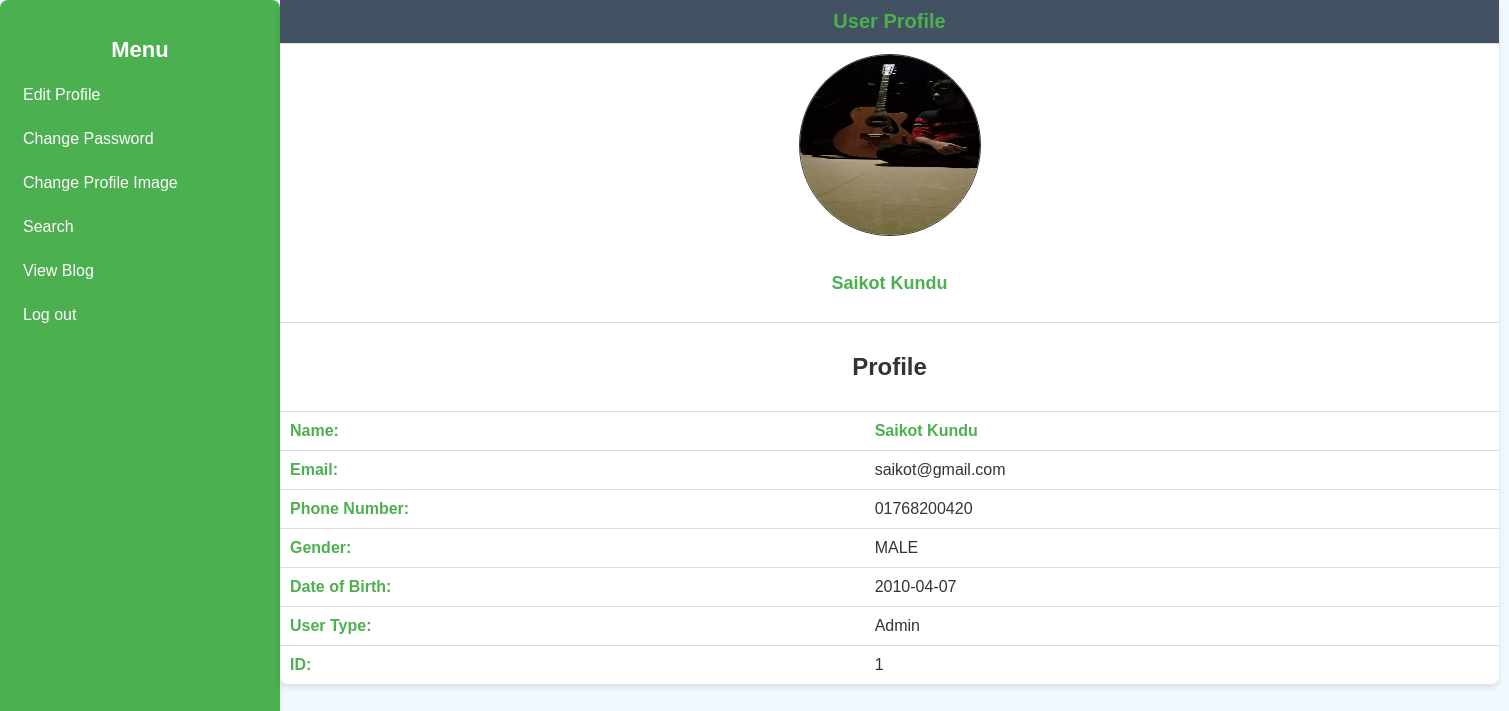
The page /view/viewProfile.php (signed in) on the database its author committed.
### tables this page shows
CREATE TABLE `user` (
  `id` int(11) NOT NULL,
  `username` varchar(255) NOT NULL,
  `email` varchar(255) NOT NULL,
  `phone` varchar(15) NOT NULL,
  `gender` enum('MALE','FEMALE','OTHERS') NOT NULL,
  `dob` date NOT NULL,
  `image` text DEFAULT NULL,
  `password` varchar(255) NOT NULL,
  `utype` enum('Admin','Advisor','Farmer') NOT NULL,
  `created_at` timestamp NOT NULL DEFAULT current_timestamp(),
  `updated_at` timestamp NOT NULL DEFAULT current_timestamp() ON UPDATE current_timestamp()
);

### model/userModel.php (called while the page is built, shortened)
<?php
    function getConnection(){
        $con = mysqli_connect('127.0.0.1', 'root', '', 'agripro');
        return $con;
    }
    function getUser($id){
        $con = getConnection();
        $sql = "select * from user where id='{$id}'";
        $result = mysqli_query($con, $sql);
        $row = mysqli_fetch_assoc($result);
        return $row;
    }
?>

### view/viewProfile.php (the view, shortened to what this page needs)
<?php
    require_once('../model/userModel.php');
    if (isset($_REQUEST['id']) && !empty($_REQUEST['id'])) {
        $userId = $_REQUEST['id'];
    }
    elseif (isset($_SESSION['id'])){
        $userId = $_SESSION['id'];
    }
    else {
        echo "Error: User ID is missing!";
        exit;
    }
    $user = getUser($userId);
?>
<!DOCTYPE html>
<html lang="en">
<head>
    <link rel="stylesheet" href="../asset/CSS/viewProfile.css">
</head>
<body>
    <div id="container">
        <div id="menu">
            <h3>Menu</h3>
            <a id="edit-profile-link" href="viewEditProfile.php?id=<?= $user['id']; ?>">Edit Profile</a>
            <a id="change-password-link" href="viewChangePass.php?id=<?= $user['id']; ?>">Change Password</a>
            <a id="change-dp-link" href="viewChangeDP.php?id=<?= $user['id']; ?>">Change Profile Image</a>
            <a id="search-user" href="viewSearch.php?id=<?= $user['id']; ?>">Search</a>
            <a id="view-blog-link" href="viewBlog.php?id=<?= $user['id']; ?>">View Blog</a>
            <a id="log-out" href="../controller/logout.php">Log out</a>
        </div>
        <form method="post" action="../controller/profileCheck.php" enctype="multipart/form-data">
            <table id="profile-table" align="center" cellpadding="10" cellspacing="0">
                <tr id="profile-header">
                    <td colspan="2">
                        <strong>User Profile</strong>
                    </td>
                </tr>
                <tr id="profile-picture-row">
                    <td colspan="2" align="center">
                        <img src="<?= '../asset/' . htmlspecialchars($user['image']); ?>" alt="Profile Picture" width="180" height="180" border="1" />
                        <p id="profile-name"><?= htmlspecialchars($user['username']); ?></p>
                    </td>
                </tr>
                <tr id="profile-title-row">
                    <td colspan="2" align="center">
                        <h2 id="profile-title">Profile</h2>
                    </td>
                </tr>
                <tr id="name-row">
                    <td><strong>Name:</strong></td>
                    <td id="profile-name"><?= htmlspecialchars($user['username']); ?></td>
                </tr>
                <tr id="email-row">
                    <td><strong>Email:</strong></td>
                    <td id="profile-email"><?= htmlspecialchars($user['email']); ?></td>
                </tr>
                <tr id="phone-row">
                    <td><strong>Phone Number:</strong></td>
                    <td id="profile-phone"><?= htmlspecialchars($user['phone']); ?></td>
                </tr>
                <tr id="gender-row">
                    <td><strong>Gender:</strong></td>
                    <td id="profile-gender"><?= htmlspecialchars($user['gender']); ?></td>
                </tr>
                <tr id="dob-row">
                    <td><strong>Date of Birth:</strong></td>
                    <td id="profile-dob"><?= htmlspecialchars($user['dob']); ?></td>
                </tr>
                <tr id="user-type-row">
                    <td><strong>User Type:</strong></td>
                    <td id="profile-user-type"><?= htmlspecialchars($user['utype']); ?></td>
                </tr>
                <tr id="id-row">
                    <td><strong>ID:</strong></td>
                    <td id="profile-id"><?= htmlspecialchars($user['id']); ?></td>
                </tr>
            </table>
        </form>
    </div>
</body>
</html>

### asset/CSS/viewProfile.css (style rules this page uses)
body { font-family: Arial, sans-serif; background-color: #f1faff; color: #333; margin: 0; padding: 0; }
#container { display: flex; justify-content: flex-start; align-items: flex-start; margin: 30px; }
#menu { margin-right: 100px; width: 250px; background-color: #4CAF50; color: white; border-radius: 8px; padding: 15px; box-shadow: 0 4px 6px rgba(0, 0, 0, 0.1); position: absolute; top: 0px; right: 0px; bottom: 0px; left: 0px; }
#menu h3 { text-align: center; font-size: 22px; margin-bottom: 15px; font-weight: 600; }
#menu a { display: block; margin: 10px 0; text-decoration: none; color: white; font-size: 16px; padding: 8px; border-radius: 4px; transition: background-color 0.3s ease; }
#profile-table { width: 1219px; border-collapse: collapse; background-color: #fff; border-radius: 8px; box-shadow: 0 4px 6px rgba(0, 0, 0, 0.1); padding: 20px; position: relative; left: 250px; top: -30px; }
#profile-table td { padding: 10px; font-size: 16px; border-bottom: 1px solid #ddd; }
#profile-table tr:last-child td { border-bottom: none; }
#profile-header { text-align: center; background-color: rgb(66, 82, 99); color: rgb(255, 255, 255); padding: 15px; border-radius: 8px 8px 0 0; }
#profile-header strong { font-size: 20px; }
img { border-radius: 50%; margin-bottom: 15px; }
#profile-name { font-weight: bold; font-size: 18px; color: #4CAF50; }
td strong { color: #4CAF50; }
a { text-decoration: none; color: #4CAF50; }

### rows shown on the page
user: image (picture), username "Saikot Kundu", email "saikot@gmail.com", phone "01768200420", gender "MALE", dob "2010-04-07", utype "Admin", id "1"
